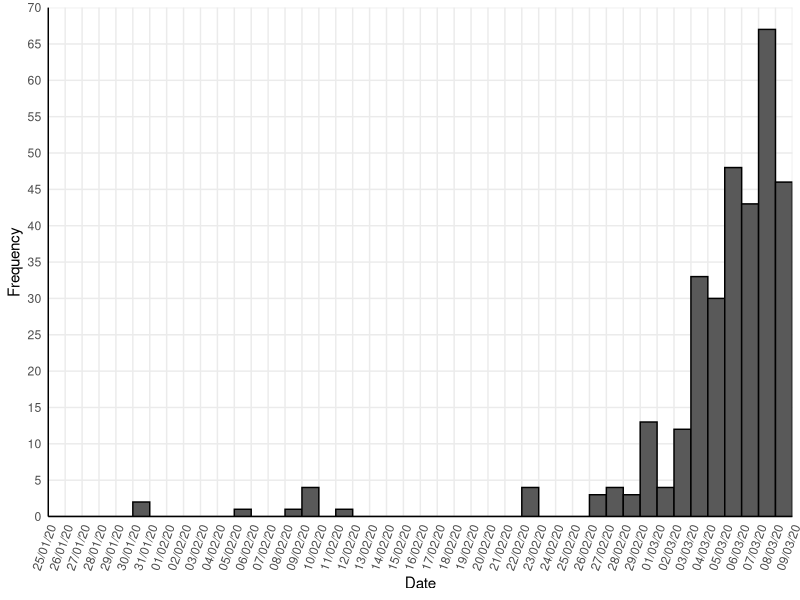
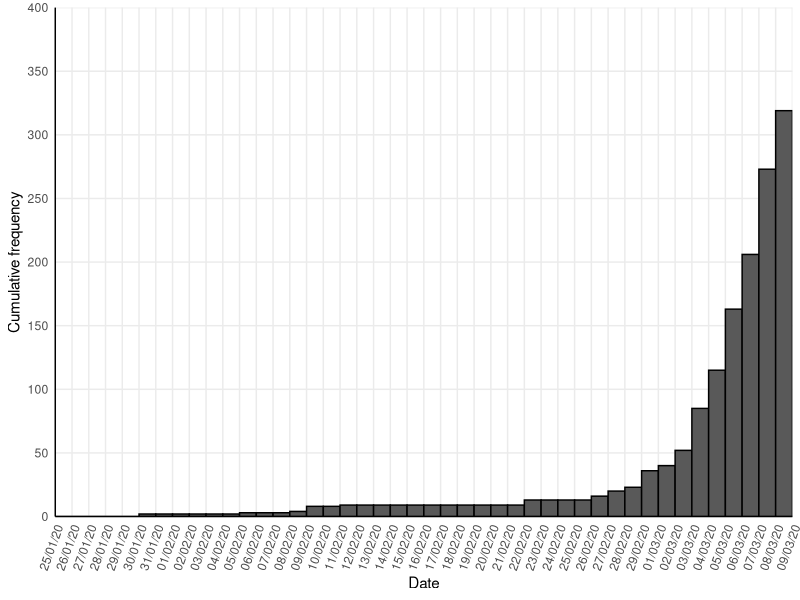
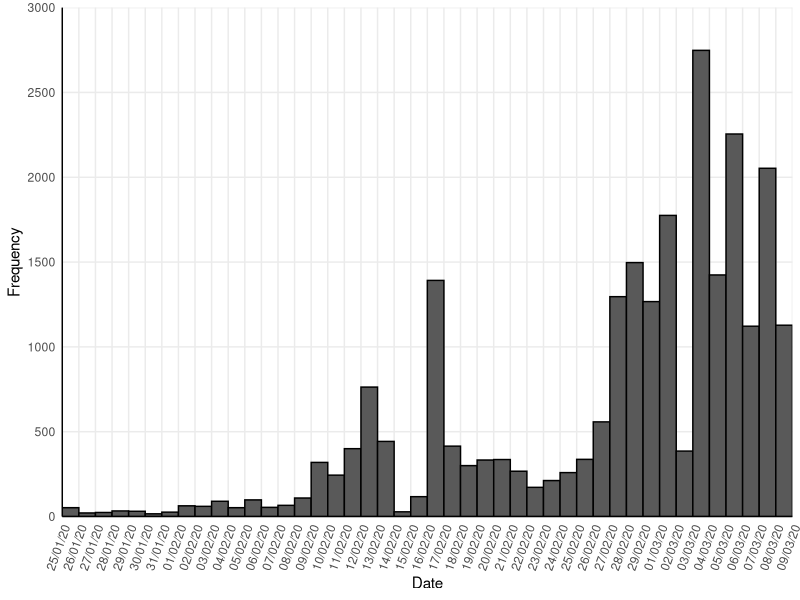
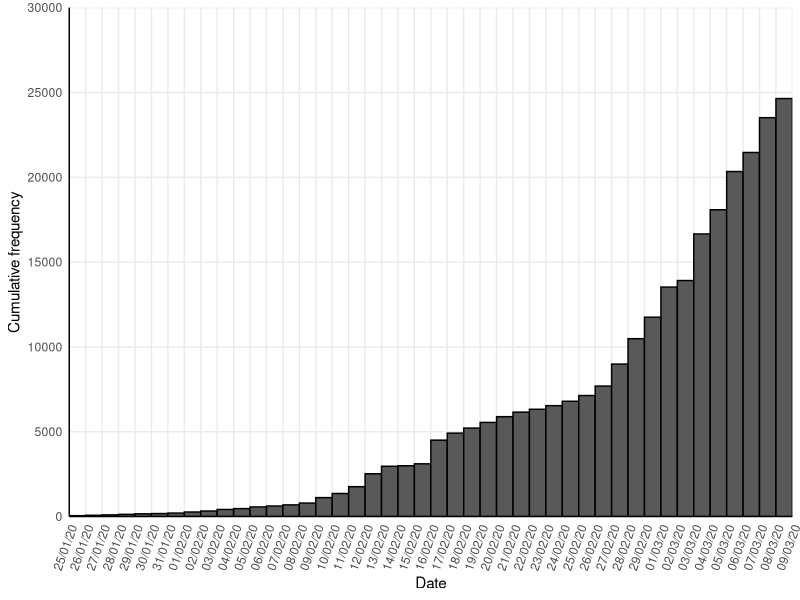
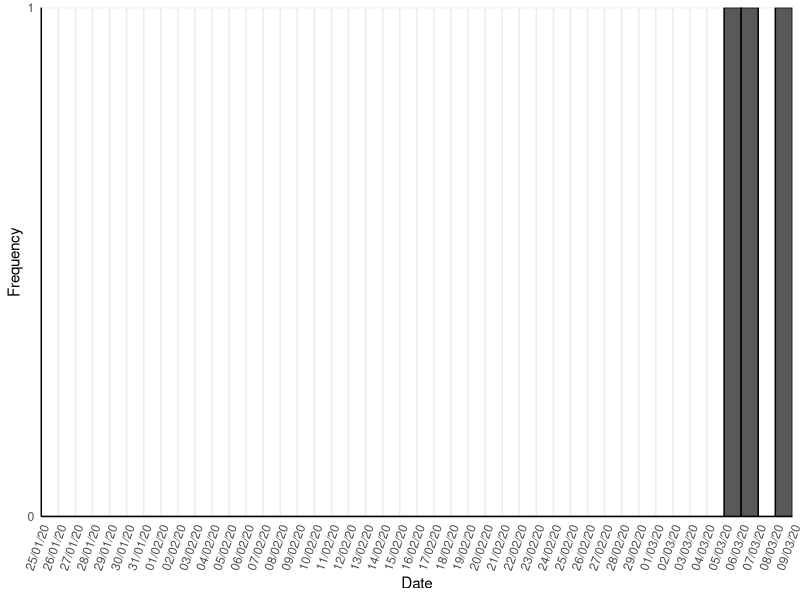
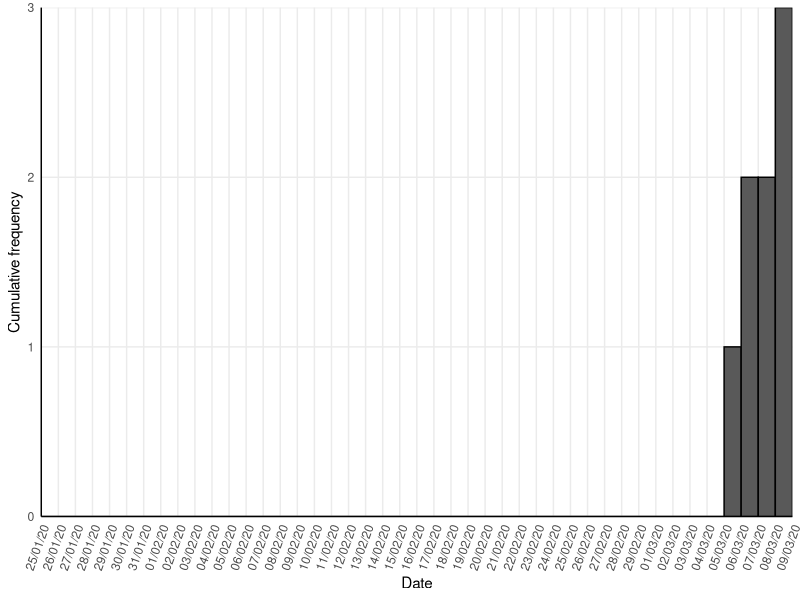
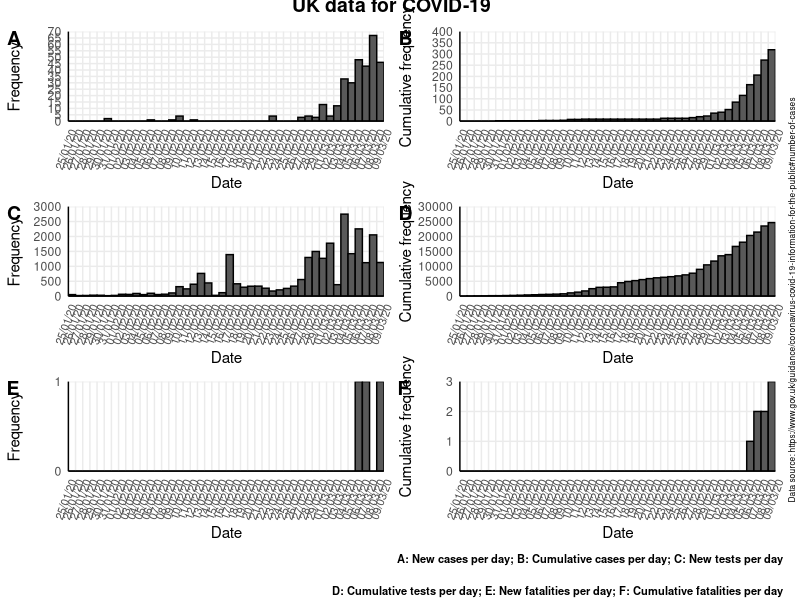
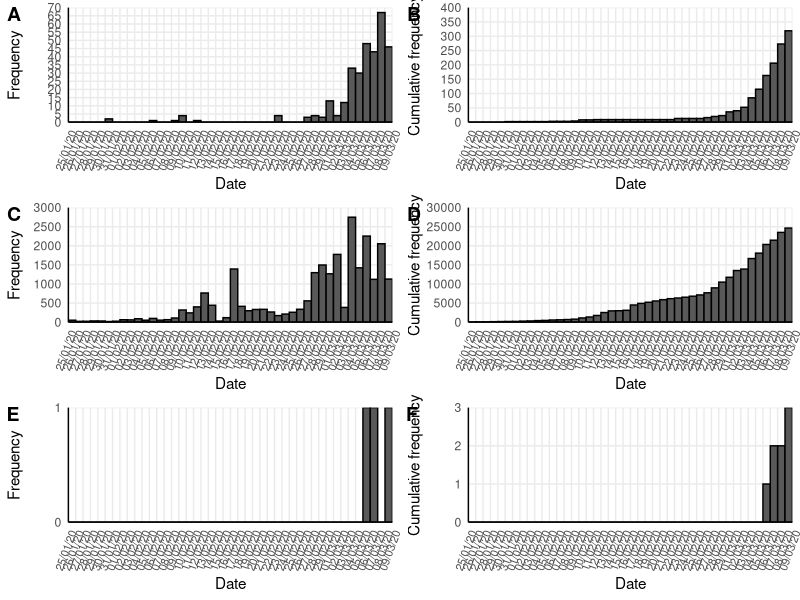

Generate these figures, in order, with R:
#Load libraries
if(!require(ggpubr)) install.packages("ggpubr")
library(ggpubr)
library(readr)
library(tidyr)
library(plyr)
library(ggplot2)
library(scales)

#Load data
COVID19_by_day <- read_csv("COVID19_by_day.csv")
COVID19_by_day$Date <- as.Date(COVID19_by_day$Date, format = "%d/%m/%y")
COVID19_by_day <- COVID19_by_day[order(COVID19_by_day$Date),]

#### CASES per day ####
# Read in new cases per day from summarised data, format date correctly
df_NewCases <- data.frame(Date=c(COVID19_by_day$Date), ntimes=c(COVID19_by_day$NewCases))
df_NewCases<- as.data.frame(lapply(df_NewCases, rep, df_NewCases$ntimes))

# Plot number of NEW CASES per day
Sigfig <- signif(max(COVID19_by_day$NewCases))
Factor <- 10^(floor(log10(Sigfig)))
MaxNewCases <- round_any(max(COVID19_by_day$NewCases), Factor, f=ceiling)
Breaks <- ceiling(Factor/2)

plot_NewCases <- ggplot(data=df_NewCases, aes(x=df_NewCases$Date)) +
  geom_histogram(binwidth=1, boundary = 1, colour="black") +
  scale_x_date(labels = date_format("%d/%m/%y"), expand = c(0, 0), 
               limits = c(min(COVID19_by_day$Date), max(COVID19_by_day$Date)),
               breaks = seq(min(COVID19_by_day$Date), max(COVID19_by_day$Date), 1)) +
  scale_y_continuous(limits = c(0,MaxNewCases), 
                     breaks = seq(0, MaxNewCases, Breaks),
                     expand = c(0, 0)) +
  ylab("Frequency") + xlab("Date") +
  theme_minimal() +
  theme(axis.line = element_line(colour = "black"),
        axis.text.x = element_text(angle = 70, hjust = 1, vjust = 1), 
        panel.grid.minor = element_blank())

plot_NewCases

# Plot CUMULATIVE CASES per day
Sigfig <- signif(max(COVID19_by_day$CumCases))
Factor <- 10^(floor(log10(Sigfig)))
MaxCumCases <- round_any(max(COVID19_by_day$CumCases), Factor, f=ceiling)
Breaks <- ceiling(Factor/2)

plot_CumCases <- ggplot(data=df_NewCases, aes(x=df_NewCases$Date)) + 
  geom_histogram(aes(y = cumsum(..count..)), binwidth=1, boundary = 1, colour="black") +
  scale_x_date(labels = date_format("%d/%m/%y"), expand = c(0, 0), 
               limits = c(min(COVID19_by_day$Date), max(COVID19_by_day$Date)),
               breaks = seq(min(COVID19_by_day$Date), max(COVID19_by_day$Date), 1)) +
  scale_y_continuous(limits = c(0, MaxCumCases), 
                     breaks = seq(0, MaxCumCases, Breaks), expand = c(0, 0)) +
  ylab("Cumulative frequency") + xlab("Date") +
  theme_minimal() +
  theme(axis.line = element_line(colour = "black"),
        axis.text.x = element_text(angle = 70, hjust = 1, vjust = 1), 
        panel.grid.minor = element_blank())

plot_CumCases

#### TESTS per day ####
# Read in new tests per day from summarised data, format date correctly
df_NewTests <- data.frame(Date=c(COVID19_by_day$Date), ntimes=c(COVID19_by_day$NewTests))
df_NewTests<- as.data.frame(lapply(df_NewTests, rep, df_NewTests$ntimes))

# Plot NEW TESTS per day #
Sigfig <- signif(max(COVID19_by_day$NewTests))
Factor <- 10^(floor(log10(Sigfig)))
MaxNewTests <- round_any(max(COVID19_by_day$NewTests), Factor, f=ceiling)
Breaks <- ceiling(Factor/2)

plot_NewTests <- ggplot(data=df_NewTests, aes(x=df_NewTests$Date)) + 
  geom_histogram(binwidth=1, boundary = 1, colour="black") +
  scale_x_date(labels = date_format("%d/%m/%y"), expand = c(0, 0), 
               limits = c(min(COVID19_by_day$Date), max(COVID19_by_day$Date)),
               breaks = seq(min(COVID19_by_day$Date), max(COVID19_by_day$Date), 1)) +
  scale_y_continuous(limits = c(0, MaxNewTests), 
                     breaks = seq(0, MaxNewTests, Breaks), expand = c(0, 0)) +
  ylab("Frequency") + xlab("Date") +
  theme_minimal() +
  theme(axis.line = element_line(colour = "black"),
        axis.text.x = element_text(angle = 70, hjust = 1, vjust = 1), 
        panel.grid.minor = element_blank())

plot_NewTests

# Plot CUMULATIVE TESTS per day
Sigfig <- signif(max(COVID19_by_day$CumTests))
Factor <- 10^(floor(log10(Sigfig)))
MaxCumTests <- round_any(max(COVID19_by_day$CumTests), Factor, f=ceiling)
Breaks <- ceiling(Factor/2)

plot_CumTests <- ggplot(data=df_NewTests, aes(x=df_NewTests$Date)) + 
  geom_histogram(aes(y = cumsum(..count..)), binwidth=1, boundary = 1, colour="black") +
  scale_x_date(labels = date_format("%d/%m/%y"), expand = c(0, 0), 
               limits = c(min(COVID19_by_day$Date), max(COVID19_by_day$Date)),
               breaks = seq(min(COVID19_by_day$Date), max(COVID19_by_day$Date), 1)) +
  scale_y_continuous(limits = c(0, MaxCumTests), 
                     breaks = seq(0, MaxCumTests, Breaks),  expand = c(0, 0)) +
  ylab("Cumulative frequency") + xlab("Date") +
  theme_minimal() +
  theme(axis.line = element_line(colour = "black"),
        axis.text.x = element_text(angle = 70, hjust = 1, vjust = 1), 
        panel.grid.minor = element_blank())

plot_CumTests

#### DEATHS per day ####
# Read in DEATHS per day from summarised data, format date correctly
df_NewDeaths <- data.frame(Date=c(COVID19_by_day$Date), ntimes=c(COVID19_by_day$NewDeaths))
df_NewDeaths<- as.data.frame(lapply(df_NewDeaths, rep, df_NewDeaths$ntimes))

# Plot NEW DEATHS per day #
Sigfig <- signif(max(COVID19_by_day$NewDeaths))
Factor <- 10^(floor(log10(Sigfig)))
MaxNewDeaths <- round_any(max(COVID19_by_day$NewDeaths), Factor, f=ceiling)
Breaks <- ceiling(Factor/2)

plot_NewDeaths <- ggplot(data=df_NewDeaths, aes(x=df_NewDeaths$Date)) + 
  geom_histogram(binwidth=1, boundary = 1, colour="black") +
  scale_x_date(labels = date_format("%d/%m/%y"), expand = c(0, 0), 
               limits = c(min(COVID19_by_day$Date), max(COVID19_by_day$Date)),
               breaks = seq(min(COVID19_by_day$Date), max(COVID19_by_day$Date), 1)) +
  scale_y_continuous(limits = c(0, MaxNewDeaths), 
                     breaks = seq(0, MaxNewDeaths, Breaks), expand = c(0, 0)) +
  ylab("Frequency") + xlab("Date") +
  theme_minimal() +
  theme(axis.line = element_line(colour = "black"),
        axis.text.x = element_text(angle = 70, hjust = 1, vjust = 1), 
        panel.grid.minor = element_blank())

plot_NewDeaths

# Plot CUMULATIVE DEATHS per day
Sigfig <- signif(max(COVID19_by_day$CumDeaths))
Factor <- 10^(floor(log10(Sigfig)))
MaxCumDeaths <- round_any(max(COVID19_by_day$CumDeaths), Factor, f=ceiling)
Breaks <- ceiling(Factor/2)

plot_CumDeaths <- ggplot(data=df_NewDeaths, aes(x=df_NewDeaths$Date)) + 
  geom_histogram(aes(y = cumsum(..count..)), binwidth=1, boundary = 1, , colour="black") +
  scale_x_date(labels = date_format("%d/%m/%y"), expand = c(0, 0), 
               limits = c(min(COVID19_by_day$Date), max(COVID19_by_day$Date)),
               breaks = seq(min(COVID19_by_day$Date), max(COVID19_by_day$Date), 1)) +
  scale_y_continuous(limits = c(0, MaxCumDeaths), 
                     breaks = seq(0, MaxCumDeaths, Breaks), expand = c(0, 0)) +
  ylab("Cumulative frequency") + xlab("Date") +
  theme_minimal() +
  theme(axis.line = element_line(colour = "black"),
        axis.text.x = element_text(angle = 70, hjust = 1, vjust = 1), 
        panel.grid.minor = element_blank())

plot_CumDeaths

figure <- ggarrange(plot_NewCases + font("x.text", size = 8), 
                    plot_CumCases + font("x.text", size = 8), 
                    plot_NewTests + font("x.text", size = 8), 
                    plot_CumTests + font("x.text", size = 8), 
                    plot_NewDeaths + font("x.text", size = 8), 
                    plot_CumDeaths + font("x.text", size = 8),
          labels = c("A", "B", "C", "D", "E", "F"),
          ncol = 2, nrow = 3, align = "v")

annotate_figure(figure,
                top = text_grob("UK data for COVID-19", face = "bold", size = 14, vjust = 0),
                bottom = text_grob("A: New cases per day; B: Cumulative cases per day; C: New tests per day\n
                                   D: Cumulative tests per day; E: New fatalities per day; F: Cumulative fatalities per day",
                                   hjust = 1, x = 1, face = "bold", size = 8),
                right = text_grob("Data source: https://www.gov.uk/guidance/coronavirus-covid-19-information-for-the-public#number-of-cases",
                                 rot = 90, , size = 6)
                )

figure
                
